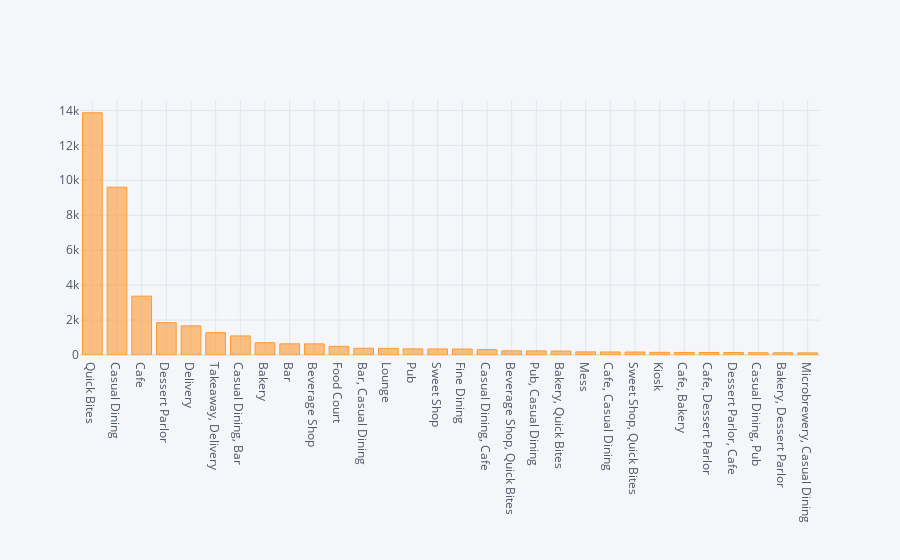

The notebook cell saved with this chart:
### Code cell
df.rest_type.value_counts().head(30).iplot(kind="bar")

### Figure 1 — Plotly figure (JSON) as saved in the notebook; plotly's stock layout.template omitted (floating-point values rounded to 4 significant figures)
{"data": [{"marker": {"color": "rgba(255, 153, 51, 0.6)", "line": {"color": "rgba(255, 153, 51, 1.0)", "width": 1}}, "name": "rest_type", "orientation": "v", "text": "", "type": "bar", "x": ["Quick Bites", "Casual Dining", "Cafe", "Dessert Parlor", "Delivery", "Takeaway, Delivery", "Casual Dining, Bar", "Bakery", "Bar", "Beverage Shop", "Food Court", "Bar, Casual Dining", "Lounge", "Pub", "Sweet Shop", "Fine Dining", "Casual Dining, Cafe", "Beverage Shop, Quick Bites", "Pub, Casual Dining", "Bakery, Quick Bites", "Mess", "Cafe, Casual Dining", "Sweet Shop, Quick Bites", "Kiosk", "Cafe, Bakery", "Cafe, Dessert Parlor", "Dessert Parlor, Cafe", "Casual Dining, Pub", "Bakery, Dessert Parlor", "Microbrewery, Casual Dining"], "y": [13866, 9605, 3368, 1850, 1666, 1278, 1092, 704, 640, 638, 496, 385, 381, 351, 346, 342, 310, 239, 236, 225, 180, 173, 171, 152, 146, 144, 144, 127, 127, 121]}], "layout": {"legend": {"bgcolor": "#F5F6F9", "font": {"color": "#4D5663"}}, "paper_bgcolor": "#F5F6F9", "plot_bgcolor": "#F5F6F9", "title": {"font": {"color": "#4D5663"}}, "xaxis": {"gridcolor": "#E1E5ED", "showgrid": true, "tickfont": {"color": "#4D5663"}, "title": {"font": {"color": "#4D5663"}, "text": ""}, "zerolinecolor": "#E1E5ED"}, "yaxis": {"gridcolor": "#E1E5ED", "showgrid": true, "tickfont": {"color": "#4D5663"}, "title": {"font": {"color": "#4D5663"}, "text": ""}, "zerolinecolor": "#E1E5ED"}}}
